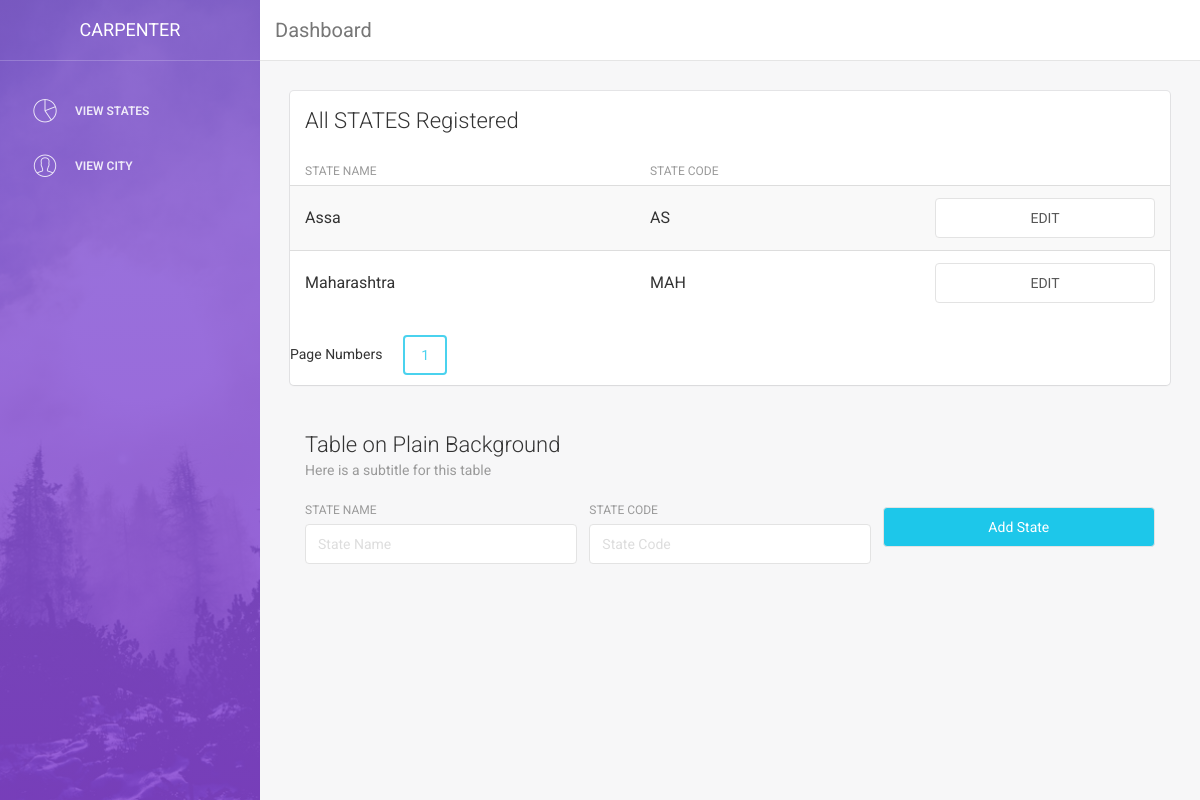
Screenshot of /admin/state_view.php with the database file from the repository.
### tables this page shows
CREATE TABLE `state_master` (
  `id` int(11) NOT NULL,
  `state_name` varchar(100) NOT NULL,
  `state_code` varchar(100) NOT NULL
);

### admin/state_view.php (the view, shortened to what this page needs)
<?php include '../config.php';
?>
<!doctype html>
<html lang="en">
<head>
    <link href="assets/css/bootstrap.min.css" rel="stylesheet" />
    <link href="assets/css/animate.min.css" rel="stylesheet"/>
    <link href="assets/css/light-bootstrap-dashboard.css" rel="stylesheet"/>
    <link href="assets/css/demo.css" rel="stylesheet" />
    <link href="http://maxcdn.bootstrapcdn.com/font-awesome/4.2.0/css/font-awesome.min.css" rel="stylesheet">
    <link href="assets/css/pe-icon-7-stroke.css" rel="stylesheet" />
</head>
<body>
<?php include 'template/navbar.php' ?>
        <div class="content">
            <div class="container-fluid">
                <div class="row">
                    <div class="col-md-12">
                        <div class="card">
                            <div class="header">
                                <h4 class="title">All STATES Registered</h4>
                            </div>
                            <div class="content table-responsive table-full-width">
                                    <?php
                                    $datatable = "state_master";
                $results_per_page = 20;
                        if (isset($_GET["page"])) { $page  = $_GET["page"]; } else { $page=1; };
                        $start_from = ($page-1) * $results_per_page;
                        $sql = "SELECT * FROM ".$datatable." ORDER BY ID ASC LIMIT $start_from, ".$results_per_page;
                        $rs_result = $conn->query($sql);
                        ?>
                        <table class="table table-hover table-striped">
                                                            <thead>
                                                                <th>State Name</th>
                                                                <th>State Code</th>
                                                            </thead>
                        <?php
                         while($row = $rs_result->fetch_assoc()) {
                        ?>
                                    <tr>
                                    <td><?php echo $row["state_name"]; ?></td>
                                    <td><?php echo $row["state_code"]; ?></td>
                                    <td><button class="form-control btn-fill" name="edit_link" id="edit_link" onclick="get_state_data();" value="<?php echo $row["id"]; ?>" >EDIT</button></td>
                                    </tr>
                        <?php
                        };
                        ?>
                        </table>
                        <?php
                        $sql = "SELECT COUNT(ID) AS total FROM ".$datatable;
                        $result = $conn->query($sql);
                        $row = $result->fetch_assoc();
                        $total_pages = ceil($row["total"] / $results_per_page);
                          echo"Page Numbers&nbsp; &nbsp; &nbsp; ";
                        for ($i=1; $i<=$total_pages; $i++) {
                                    echo "<a href='state_view.php?page=".$i."'";
                                    if ($i==$page)  echo " class='curPage btn btn-info'";
                                    echo ">".$i."</a> ";
                        };
                        ?>
                            </div>
                        </div>
                    </div>
                    <div class="col-md-12">
                        <div class="card card-plain">
                            <div class="header">
                                <h4 class="title">Table on Plain Background</h4>
                                <p class="category">Here is a subtitle for this table</p>
                            </div>
                                <div class="content">
                                <form action="<?php echo htmlspecialchars($_SERVER["PHP_SELF"]); ?>" method="post" enctype="multipart/form-data">
                                    <div class="row">
                                        <div class="col-md-4">
                                            <div class="form-group">
                                                <label>State Name</label>
                                                <input type="text" class="form-control" name="state_name" id="state_name" placeholder="State Name" required="required" onkeyup="checkstatename();" pattern="^[a-zA-Z]{2,100}$" title="State Name cannot be less than 2 characters and only letters allowed and maximum 100 characters" maxlength="100">
                                            </div>
                                        </div>
                                        <div class="col-md-4">
                                            <div class="form-group">
                                                <label for="exampleInputEmail1">State Code</label>
                                                <input type="text" class="form-control" name="state_code" id="state_code" placeholder="State Code" required="required" onkeyup="checkstatecode();" pattern="^[a-zA-Z]{2,4}$" title="State Code cannot be less than 2 characters and only letters allowed and maximum 4 characters" maxlength="100">
                                            </div>
                                        </div>
                                        <div class="col-md-4">
                                            <div class="form-group">
                                                 <label for="exampleInputEmail1"></label><br>
                                                <button type="submit" name="submit" onsubmit="checkstatecode(); checkstatename(); " class="form-control btn btn-info btn-fill">Add State</button>
                                            </div>
                                        </div>
                                    </div>
                                </form>
                            </div>
                        </div>
                    </div>
                </div>
            </div>
        </div>
        <?php include 'template/footer.php' ?>
</body>
</html>

### rows the page displays
state_master: state_name "Assa", state_code "AS", $row["id"] 11 (drawn)
state_master: state_name "Maharashtra", state_code "MAH", $row["id"] 12 (drawn)
